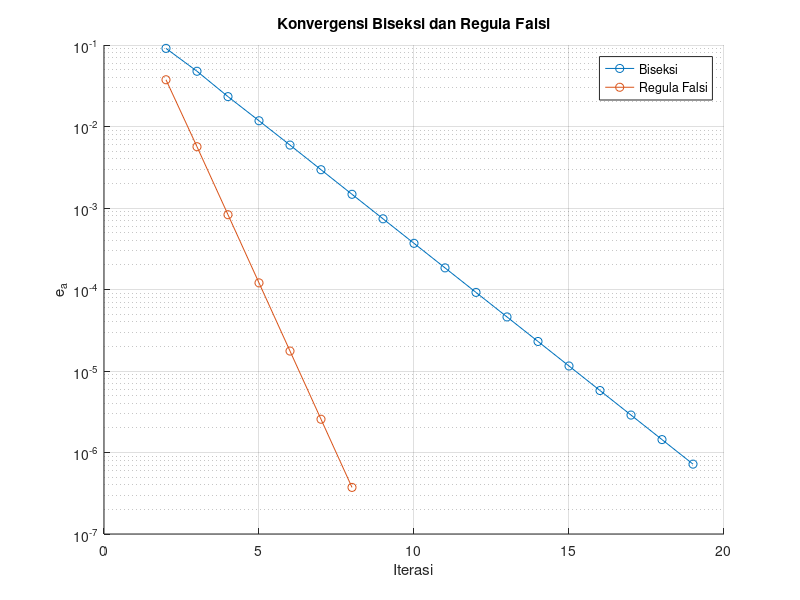

Write the MATLAB code that produced this figure.
%% Biseksi dan Regula Falsi
clear; clc; close all

f = @(x) x.^3 - x - 1;
a0 = 1; b0 = 1.5;
tol = 1e-6;
maxit = 100;

labels = {'Biseksi','Regula Falsi'};
figure; hold on

for method = 1:2
    a = a0;
    b = b0;
    xold = NaN;
    errs = [];

    fprintf('\n%s\n',labels{method})
    fprintf('k\t a\t\t b\t\t xr\t\t f(xr)\t\t err\n')

    for k = 1:maxit
        fa = f(a);
        fb = f(b);

        if fa*fb >= 0
            error('Interval tidak mengurung akar.')
        end

        if method == 1
            xr = (a+b)/2;
        else
            xr = b - fb*(b-a)/(fb-fa);
        end

        fxr = f(xr);

        if k == 1
            err = NaN;
        else
            err = abs(xr-xold)/max(1,abs(xr));
            errs(end+1,1) = err; %#ok<SAGROW>
        end

        fprintf('%d\t %.6f\t %.6f\t %.8f\t %+.3e\t %.3e\n', ...
            k,a,b,xr,fxr,err)

        if abs(fxr) < tol || (k > 1 && err < tol)
            break
        end

        % Bagian ini identik untuk Biseksi dan Regula Falsi
        if fa*fxr < 0
            b = xr;
        else
            a = xr;
        end

        xold = xr;
    end

    if ~isempty(errs)
        semilogy(2:k,errs,'o-','DisplayName',labels{method})
    end
end

grid on
xlabel('Iterasi')
ylabel('e_a')
title('Konvergensi Biseksi dan Regula Falsi')
legend('Location','best')
